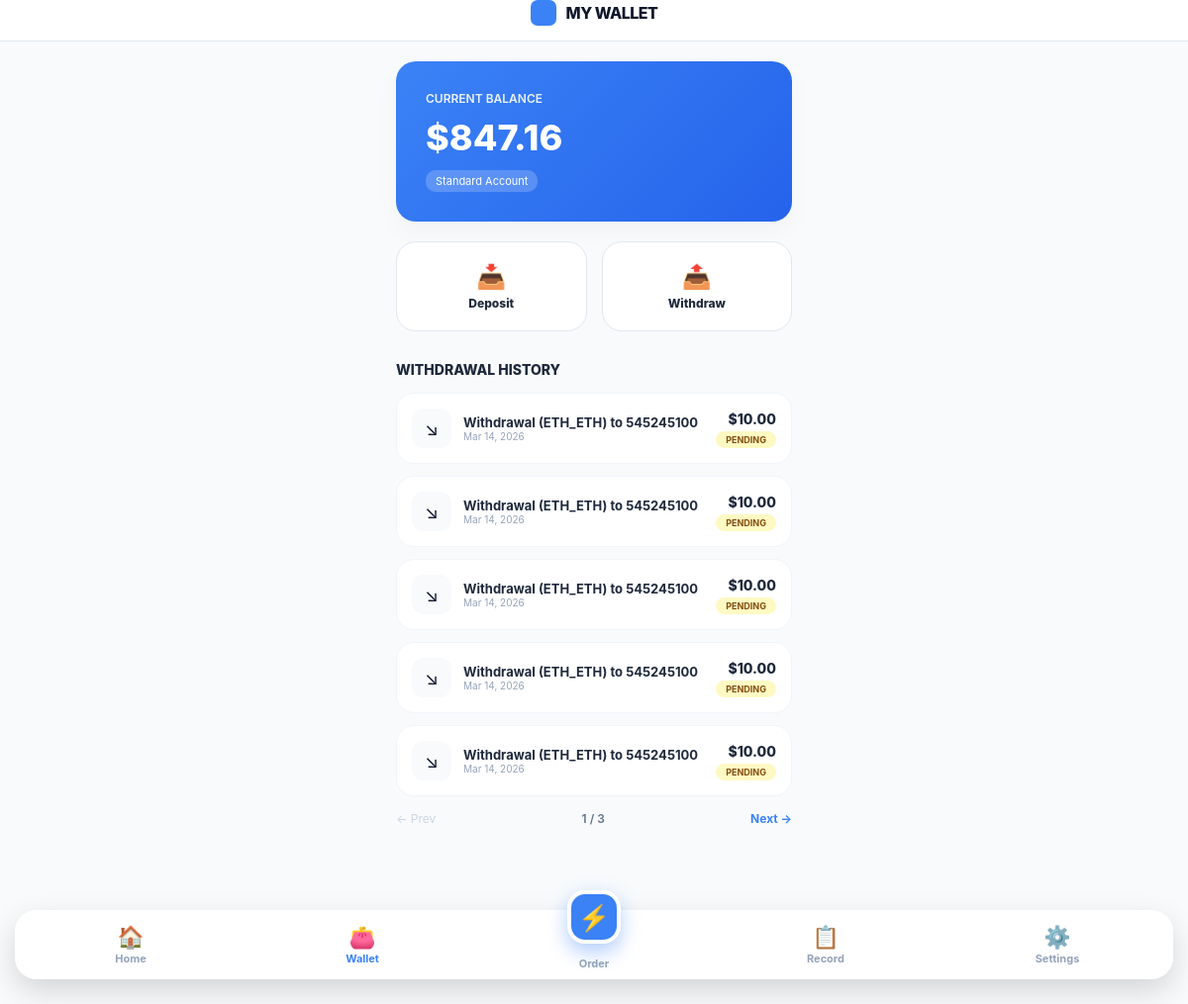
Before: /wallet/ (signed in) with the older database file.
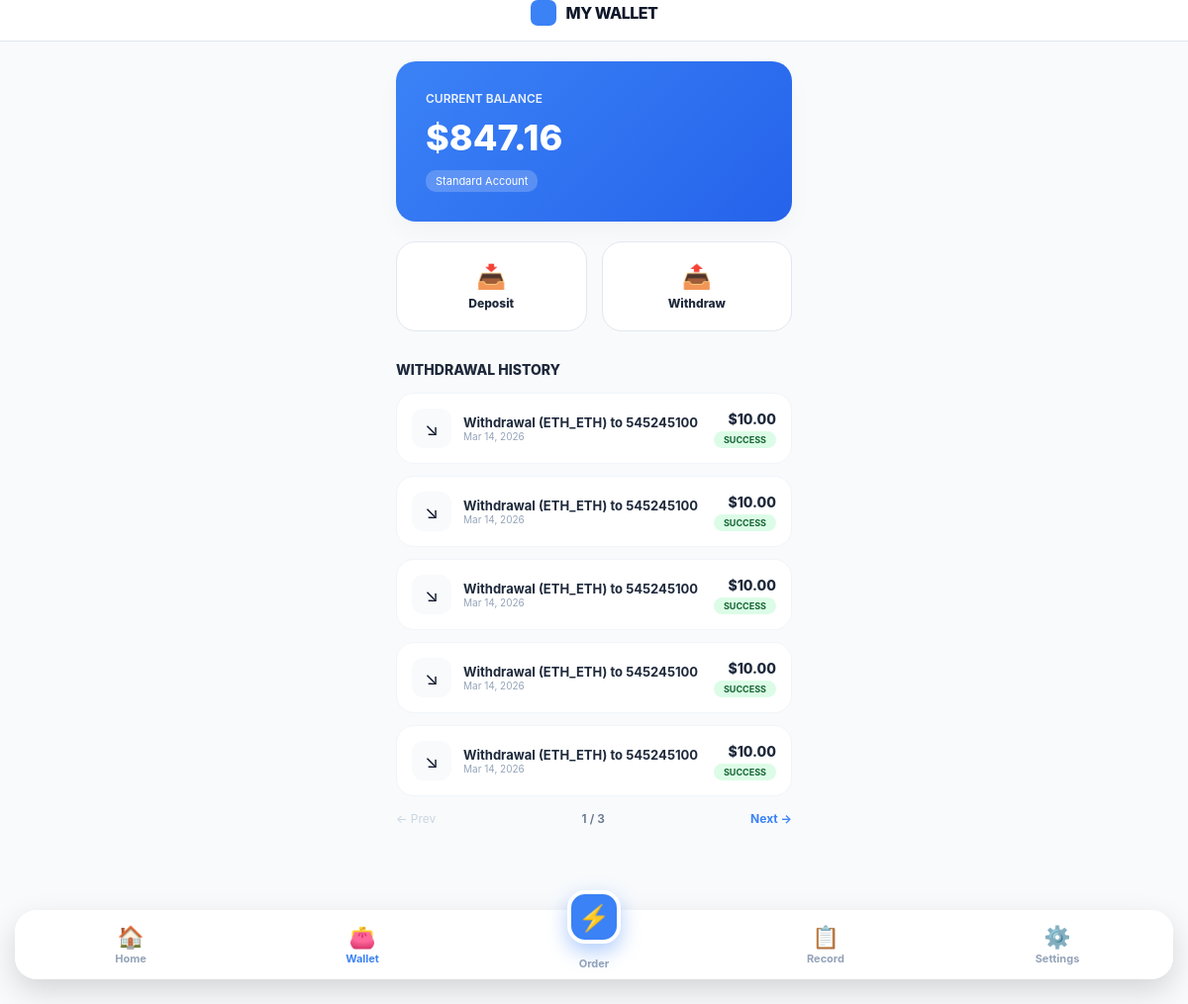
After: the same page with the newer database file.
### Catalog/models.py (models this page shows, shortened)
class Order(models.Model):
    STATUS_CHOICES = [
        ('scheduled', 'Scheduled'),
        ('pending', 'Pending'),
        ('completed', 'Completed'),
        ('frozen', 'Frozen'),
        ('withdrawal', 'Withdrawal Pending'),
        ('withdrawn', 'Withdrawn/Paid'),
        ('rejected', 'Rejected'),
    ]
    user = models.ForeignKey(User, on_delete=models.CASCADE, related_name='orders', null=True, blank=True)
    product_name = models.CharField(max_length=255)
    price = models.DecimalField(max_digits=12, decimal_places=2, default=0.00)
    profit = models.DecimalField(max_digits=12, decimal_places=2, default=0.00)
    commission_rate = models.DecimalField(max_digits=5, decimal_places=2, default=1.00)
    status = models.CharField(max_length=20, choices=STATUS_CHOICES, default='pending')
    created_at = models.DateTimeField(auto_now_add=True)
    scheduled_at = models.IntegerField(null=True, blank=True)

### Catalog/views.py (the view)
# urls.py: path('wallet/', views.user_wallet, name='user_wallet'),
@login_required(login_url='user_login')
def user_wallet(request):
    withdrawal_orders = request.user.orders.filter(
        status__in=['withdrawal', 'withdrawn', 'rejected']
    ).order_by('-created_at')
    paginator = Paginator(withdrawal_orders, 5)
    page_number = request.GET.get('page')
    page_obj = paginator.get_page(page_number)
    return render(request, 'users/wallet.html', {
        'profile': request.user.profile,
        'withdrawals': page_obj
    })

### Catalog/templates/users/wallet.html (shortened to what the changed rows need)
{% extends "users/user_main.html" %}
{% block content %}
<div style="width: 100%; max-width: 400px; margin: 0 auto; padding-bottom: 40px;">
    <div style="margin-top: 30px;">
        {% for order in withdrawals %}
            <div style="background: white; padding: 15px; border-radius: 18px; border: 1px solid #f1f5f9; margin-bottom: 12px; display: flex; justify-content: space-between; align-items: center;">
                <div style="display: flex; align-items: center; gap: 12px;">
                    <div style="background: #f8fafc; width: 40px; height: 40px; border-radius: 12px; display: flex; align-items: center; justify-content: center; font-size: 18px;">
                        {% if order.status == 'rejected' %}❌{% else %}↘{% endif %}
                    </div>
                    <div>
                        <div style="font-size: 13px; font-weight: 700; color: #1e293b;">{{ order.product_name }}</div>
                        <div style="font-size: 10px; color: #94a3b8;">{{ order.created_at|date:"M d, Y" }}</div>
                    </div>
                </div>
                <div style="text-align: right;">
                    <div style="font-size: 14px; font-weight: 800; color: #1e293b;">${{ order.price }}</div>
                    <span style="font-size: 9px; padding: 3px 10px; border-radius: 20px; font-weight: 700; text-transform: uppercase;
                        {% if order.status == 'withdrawn' %} background: #dcfce7; color: #166534;
                        {% elif order.status == 'withdrawal' %} background: #fef9c3; color: #854d0e;
                        {% else %} background: #fee2e2; color: #991b1b; {% endif %}">
                        {% if order.status == 'withdrawal' %}Pending{% elif order.status == 'withdrawn' %}Success{% else %}Rejected{% endif %}
                    </span>
                </div>
            </div>
        {% empty %}
            <div style="text-align: center; padding: 40px; color: #94a3b8; font-size: 12px;">No records found.</div>
        {% endfor %}
    </div>
</div>
{% endblock %}

Changed rows visible on the page:
changed Order (number 1 of 5 on the later page): status "PENDING" → "SUCCESS"
changed Order (number 2 of 5 on the later page): status "PENDING" → "SUCCESS"
changed Order (number 3 of 5 on the later page): status "PENDING" → "SUCCESS"
changed Order (number 4 of 5 on the later page): status "PENDING" → "SUCCESS"
changed Order (number 5 of 5 on the later page): status "PENDING" → "SUCCESS"
